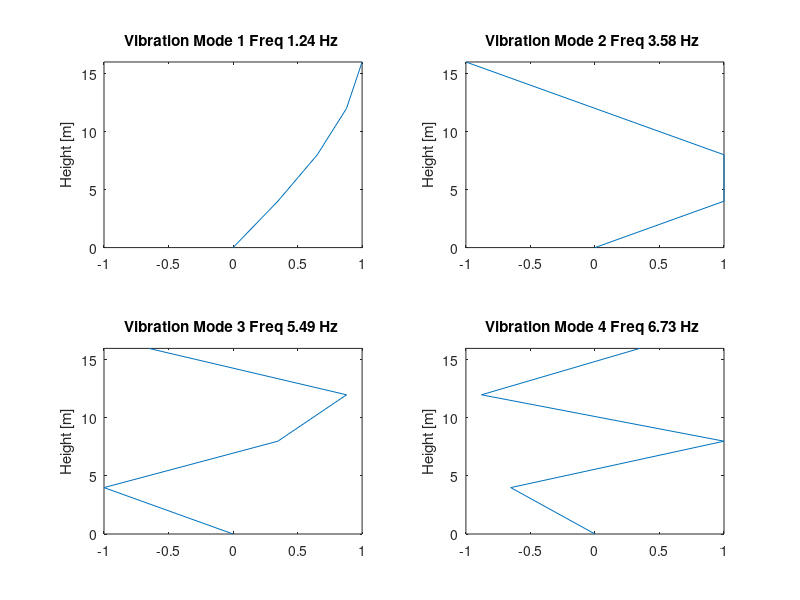

Write MATLAB code to recreate this figure. (Note: this script raises an error after producing the figure.)
clear
clc
%
% Response of MDOF Systems Under Dynamic Loads
%            Frequency Domain Analysis
%
%
% Imput Parameters
%
H=16; % m
I=1/12*0.3^4; % m4
E=3*10^10; % N/m2
h=H/4;
heq=[0 h 2*h 3*h 4*h];
%
m=30000; % kg
k=4*12*E*I/h^3; % [N/m]]
%
% Mass Matrix
%
M=[m 0 0 0; 0 m 0 0; 0 0 m 0; 0 0 0 m];
%
% Stiffness Matrix
%
K=[2*k -k 0 0; -k 2*k -k 0; 0 -k 2*k -k; 0 0 -k k];
%
% Eigenvalues and Eigenvectors
%
[phi,lamda]=eig(K,M);
%
for i=1:4
w_str(i)=sqrt(lamda(i,i)); % Angular Natural Frequencies [rad/s]
f_str(i)=w_str(i)/2/pi; % Natural Frequencies [Hz]
end
%
vnod=zeros(5,4); % Vibration modes
%
for i=1:4
    for j=2:5
vmod(j,i)=phi(j-1,i)/max(abs(min(phi(:,i))),max(phi(:,i)));
    end
end
%
% Showing Vibration Modes
%
figure(1)
for i=1:4
subplot(2,2,i)
plot(vmod(:,i),heq) 
title(['Vibration Mode ',sprintf('%d',i),' Freq ',sprintf('%4.2f',f_str(i)),' Hz '])
axis([-1 1 0 16])
ylabel('Height [m]')
end
%
% Damping Matrix
%
zeta=1/100; % Dampig Ratio
alfa=2*zeta/(w_str(1)+w_str(4));
beta=2*zeta*w_str(1)*w_str(4)/(w_str(1)+w_str(4));
C=alfa*K+beta*M;
%
% Modal Matrix
%
Mm=phi'*M*phi;
Cm=phi'*C*phi;
Km=phi'*K*phi;
%
% FFT of the Wind Load
%
deltat=0.01; % Time Increment [s]
ttotal=100; % Total Time [s]
t=0:deltat:ttotal;
%
for i=1:length(t)
p(i)=wind_load(t(i));
end
%
nfft = length(p); % Length of FFT
fs=100; % Sampling Frequency
p_fft = fft(p,nfft); % FFT of Externa Load
f_fft=((0:1/nfft:1-1/nfft)*fs).'; % Frecuencies of FFT [Hz]
w_fft=2*pi*f_fft; % Frequencies of FFT [rad/s]
mag_p_fft=abs(p_fft); % Magnitude of External Force
%
figure(2)
plot(f_fft(1:length(f_fft)/2-1),mag_p_fft(1:length(f_fft)/2-1))
title('FFT Wind Load'); 
xlabel('Frequency [Hz]')
%
% FRF
%
j=sqrt(-1);
for i=1:length(f_fft)
%    
H_FRF(:,:,i)=inv((K-w_fft(i)^2*M)+j*w_fft(i)*C);
%
end
%
figure(3)
%
for i=1:1:length(f_fft)/2-1
mag_H1_FRF(i)=abs(H_FRF(1,1,i));
mag_H2_FRF(i)=abs(H_FRF(2,2,i));
mag_H3_FRF(i)=abs(H_FRF(3,3,i));
mag_H4_FRF(i)=abs(H_FRF(4,4,i));
end
%
subplot(2,2,1)
plot(f_fft(1:length(f_fft)/2-1),mag_H1_FRF)
title('Frequency Response Function-11'); 
xlabel('Frequency [Hz]')
%
subplot(2,2,2)
plot(f_fft(1:length(f_fft)/2-1),mag_H2_FRF)
title('Frequency Response Function-22'); 
xlabel('Frequency [Hz]')
%
subplot(2,2,3)
plot(f_fft(1:length(f_fft)/2-1),mag_H3_FRF)
title('Frequency Response Function-33'); 
xlabel('Frequency [Hz]')
%
subplot(2,2,4)
plot(f_fft(1:length(f_fft)/2-1),mag_H4_FRF)
title('Frequency Response Function-44'); 
xlabel('Frequency [Hz]')
%
% Response in Frequency Domain
%
for i=1:1:length(f_fft)
y_fft(:,i)=H_FRF(:,:,i)*[1 1 1 1]'*p_fft(i);
end
%
figure(4)
%
subplot(2,2,1)
plot(f_fft(1:length(f_fft)/2-1),abs(y_fft(1,1:length(f_fft)/2-1)))
title('FFT Response 1'); 
xlabel('Frequency [Hz]')
subplot(2,2,2)
plot(f_fft(1:length(f_fft)/2-1),abs(y_fft(2,1:length(f_fft)/2-1)))
title('FFT Response 2'); 
xlabel('Frequency [Hz]')
subplot(2,2,3)
plot(f_fft(1:length(f_fft)/2-1),abs(y_fft(3,1:length(f_fft)/2-1)))
title('FFT Response 3'); 
xlabel('Frequency [Hz]')
subplot(2,2,4)
plot(f_fft(1:length(f_fft)/2-1),abs(y_fft(4,1:length(f_fft)/2-1)))
title('FFT Response 4'); 
xlabel('Frequency [Hz]')
%
% Time Response in Frequency Domain
%
y1_time =ifft(y_fft(1,:),nfft,'symmetric');
y2_time =ifft(y_fft(2,:),nfft,'symmetric');
y3_time =ifft(y_fft(3,:),nfft,'symmetric');
y4_time =ifft(y_fft(4,:),nfft,'symmetric');
%
figure(5)
%
subplot(2,2,1)
plot(t,y1_time,'-b')
title('Response of the Floor 1'); 
xlabel('Time [s]')
ylabel('x(t) [m]')
%
subplot(2,2,2)
plot(t,y2_time,'-b')
title('Response of the Floor 2'); 
xlabel('Time [s]')
%
subplot(2,2,3)
plot(t,y3_time,'-b')
title('Response of the Floor 3'); 
xlabel('Time [s]')
ylabel('x(t) [m]')
%
subplot(2,2,4)
plot(t,y4_time,'-b')
title('Response of the Floor 4'); 
xlabel('Time [s]')
%
% Display Results
%
disp(['El mazimum displacement of the 1st floor is ', sprintf('%4.3f',max(y1_time)),' m'])
disp(['El mazimum displacement of the 2nd floor is ', sprintf('%4.3f',max(y2_time)),' m'])
disp(['El mazimum displacement of the 3rd floor is ', sprintf('%4.3f',max(y3_time)),' m'])
disp(['El mazimum displacement of the 4th floor is ', sprintf('%4.3f',max(y4_time)),' m'])